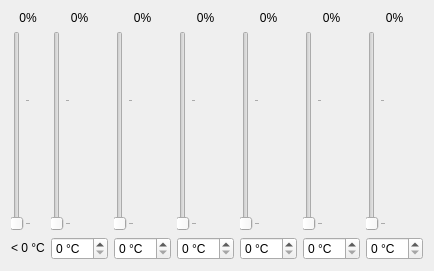
              <widget class="QWidget" name="tabWidgetPage2">
               <attribute name="title">
                <string>GPU Fan</string>
               </attribute>
               <layout class="QGridLayout" name="gridLayout_4">
                <item row="0" column="3">
                 <widget class="QLabel" name="fan2Speed4Label">
                  <property name="sizePolicy">
                   <sizepolicy hsizetype="Expanding" vsizetype="Preferred">
                    <horstretch>0</horstretch>
                    <verstretch>0</verstretch>
                   </sizepolicy>
                  </property>
                  <property name="text">
                   <string notr="true">0%</string>
                  </property>
                  <property name="alignment">
                   <set>Qt::AlignmentFlag::AlignCenter</set>
                  </property>
                 </widget>
                </item>
                <item row="0" column="0">
                 <widget class="QLabel" name="fan2Speed1Label">
                  <property name="sizePolicy">
                   <sizepolicy hsizetype="Expanding" vsizetype="Preferred">
                    <horstretch>0</horstretch>
                    <verstretch>0</verstretch>
                   </sizepolicy>
                  </property>
                  <property name="text">
                   <string notr="true">0%</string>
                  </property>
                  <property name="alignment">
                   <set>Qt::AlignmentFlag::AlignCenter</set>
                  </property>
                 </widget>
                </item>
                <item row="1" column="3">
                 <widget class="QSlider" name="fan2Speed4Slider">
                  <property name="minimumSize">
                   <size>
                    <width>0</width>
                    <height>200</height>
                   </size>
                  </property>
                  <property name="maximum">
                   <number>150</number>
                  </property>
                  <property name="orientation">
                   <enum>Qt::Orientation::Vertical</enum>
                  </property>
                  <property name="tickPosition">
                   <enum>QSlider::TickPosition::TicksBelow</enum>
                  </property>
                  <property name="tickInterval">
                   <number>100</number>
                  </property>
                 </widget>
                </item>
                <item row="1" column="1">
                 <widget class="QSlider" name="fan2Speed2Slider">
                  <property name="minimumSize">
                   <size>
                    <width>0</width>
                    <height>200</height>
                   </size>
                  </property>
                  <property name="maximum">
                   <number>150</number>
                  </property>
                  <property name="orientation">
                   <enum>Qt::Orientation::Vertical</enum>
                  </property>
                  <property name="tickPosition">
                   <enum>QSlider::TickPosition::TicksBelow</enum>
                  </property>
                  <property name="tickInterval">
                   <number>100</number>
                  </property>
                 </widget>
                </item>
                <item row="1" column="2">
                 <widget class="QSlider" name="fan2Speed3Slider">
                  <property name="minimumSize">
                   <size>
                    <width>0</width>
                    <height>200</height>
                   </size>
                  </property>
                  <property name="maximum">
                   <number>150</number>
                  </property>
                  <property name="orientation">
                   <enum>Qt::Orientation::Vertical</enum>
                  </property>
                  <property name="tickPosition">
                   <enum>QSlider::TickPosition::TicksBelow</enum>
                  </property>
                  <property name="tickInterval">
                   <number>100</number>
                  </property>
                 </widget>
                </item>
                <item row="0" column="5">
                 <widget class="QLabel" name="fan2Speed6Label">
                  <property name="sizePolicy">
                   <sizepolicy hsizetype="Expanding" vsizetype="Preferred">
                    <horstretch>0</horstretch>
                    <verstretch>0</verstretch>
                   </sizepolicy>
                  </property>
                  <property name="text">
                   <string notr="true">0%</string>
                  </property>
                  <property name="alignment">
                   <set>Qt::AlignmentFlag::AlignCenter</set>
                  </property>
                 </widget>
                </item>
                <item row="1" column="5">
                 <widget class="QSlider" name="fan2Speed6Slider">
                  <property name="minimumSize">
                   <size>
                    <width>0</width>
                    <height>200</height>
                   </size>
                  </property>
                  <property name="maximum">
                   <number>150</number>
                  </property>
                  <property name="orientation">
                   <enum>Qt::Orientation::Vertical</enum>
                  </property>
                  <property name="tickPosition">
                   <enum>QSlider::TickPosition::TicksBelow</enum>
                  </property>
                  <property name="tickInterval">
                   <number>100</number>
                  </property>
                 </widget>
                </item>
                <item row="0" column="4">
                 <widget class="QLabel" name="fan2Speed5Label">
                  <property name="sizePolicy">
                   <sizepolicy hsizetype="Expanding" vsizetype="Preferred">
                    <horstretch>0</horstretch>
                    <verstretch>0</verstretch>
                   </sizepolicy>
                  </property>
                  <property name="text">
                   <string notr="true">0%</string>
                  </property>
                  <property name="alignment">
                   <set>Qt::AlignmentFlag::AlignCenter</set>
                  </property>
                 </widget>
                </item>
                <item row="1" column="0">
                 <widget class="QSlider" name="fan2Speed1Slider">
                  <property name="minimumSize">
                   <size>
                    <width>0</width>
                    <height>200</height>
                   </size>
                  </property>
                  <property name="maximum">
                   <number>150</number>
                  </property>
                  <property name="orientation">
                   <enum>Qt::Orientation::Vertical</enum>
                  </property>
                  <property name="tickPosition">
                   <enum>QSlider::TickPosition::TicksBelow</enum>
                  </property>
                  <property name="tickInterval">
                   <number>100</number>
                  </property>
                 </widget>
                </item>
                <item row="1" column="4">
                 <widget class="QSlider" name="fan2Speed5Slider">
                  <property name="minimumSize">
                   <size>
                    <width>0</width>
                    <height>200</height>
                   </size>
                  </property>
                  <property name="maximum">
                   <number>150</number>
                  </property>
                  <property name="orientation">
                   <enum>Qt::Orientation::Vertical</enum>
                  </property>
                  <property name="tickPosition">
                   <enum>QSlider::TickPosition::TicksBelow</enum>
                  </property>
                  <property name="tickInterval">
                   <number>100</number>
                  </property>
                 </widget>
                </item>
                <item row="0" column="1">
                 <widget class="QLabel" name="fan2Speed2Label">
                  <property name="sizePolicy">
                   <sizepolicy hsizetype="Expanding" vsizetype="Preferred">
                    <horstretch>0</horstretch>
                    <verstretch>0</verstretch>
                   </sizepolicy>
                  </property>
                  <property name="text">
                   <string notr="true">0%</string>
                  </property>
                  <property name="alignment">
                   <set>Qt::AlignmentFlag::AlignCenter</set>
                  </property>
                 </widget>
                </item>
                <item row="0" column="2">
                 <widget class="QLabel" name="fan2Speed3Label">
                  <property name="sizePolicy">
                   <sizepolicy hsizetype="Expanding" vsizetype="Preferred">
                    <horstretch>0</horstretch>
                    <verstretch>0</verstretch>
                   </sizepolicy>
                  </property>
                  <property name="text">
                   <string notr="true">0%</string>
                  </property>
                  <property name="alignment">
                   <set>Qt::AlignmentFlag::AlignCenter</set>
                  </property>
                 </widget>
                </item>
                <item row="1" column="6">
                 <widget class="QSlider" name="fan2Speed7Slider">
                  <property name="minimumSize">
                   <size>
                    <width>0</width>
                    <height>200</height>
                   </size>
                  </property>
                  <property name="maximum">
                   <number>150</number>
                  </property>
                  <property name="orientation">
                   <enum>Qt::Orientation::Vertical</enum>
                  </property>
                  <property name="tickPosition">
                   <enum>QSlider::TickPosition::TicksBelow</enum>
                  </property>
                  <property name="tickInterval">
                   <number>100</number>
                  </property>
                 </widget>
                </item>
                <item row="0" column="6">
                 <widget class="QLabel" name="fan2Speed7Label">
                  <property name="sizePolicy">
                   <sizepolicy hsizetype="Expanding" vsizetype="Preferred">
                    <horstretch>0</horstretch>
                    <verstretch>0</verstretch>
                   </sizepolicy>
                  </property>
                  <property name="text">
                   <string notr="true">0%</string>
                  </property>
                  <property name="alignment">
                   <set>Qt::AlignmentFlag::AlignCenter</set>
                  </property>
                 </widget>
                </item>
                <item row="2" column="0">
                 <widget class="QLabel" name="fan2Speed1TempLabel">
                  <property name="text">
                   <string notr="true">&lt; 0 °C</string>
                  </property>
                  <property name="alignment">
                   <set>Qt::AlignmentFlag::AlignCenter</set>
                  </property>
                 </widget>
                </item>
                <item row="2" column="1">
                 <widget class="QSpinBox" name="fan2Speed2TempSpinBox">
                  <property name="maximumSize">
                   <size>
                    <width>62</width>
                    <height>16777215</height>
                   </size>
                  </property>
                  <property name="suffix">
                   <string notr="true"> °C</string>
                  </property>
                 </widget>
                </item>
                <item row="2" column="2">
                 <widget class="QSpinBox" name="fan2Speed3TempSpinBox">
                  <property name="maximumSize">
                   <size>
                    <width>62</width>
                    <height>16777215</height>
                   </size>
                  </property>
                  <property name="suffix">
                   <string notr="true"> °C</string>
                  </property>
                 </widget>
                </item>
                <item row="2" column="3">
                 <widget class="QSpinBox" name="fan2Speed4TempSpinBox">
                  <property name="maximumSize">
                   <size>
                    <width>62</width>
                    <height>16777215</height>
                   </size>
                  </property>
                  <property name="suffix">
                   <string notr="true"> °C</string>
                  </property>
                 </widget>
                </item>
                <item row="2" column="4">
                 <widget class="QSpinBox" name="fan2Speed5TempSpinBox">
                  <property name="maximumSize">
                   <size>
                    <width>62</width>
                    <height>16777215</height>
                   </size>
                  </property>
                  <property name="suffix">
                   <string notr="true"> °C</string>
                  </property>
                 </widget>
                </item>
                <item row="2" column="5">
                 <widget class="QSpinBox" name="fan2Speed6TempSpinBox">
                  <property name="maximumSize">
                   <size>
                    <width>62</width>
                    <height>16777215</height>
                   </size>
                  </property>
                  <property name="suffix">
                   <string notr="true"> °C</string>
                  </property>
                 </widget>
                </item>
                <item row="2" column="6">
                 <widget class="QSpinBox" name="fan2Speed7TempSpinBox">
                  <property name="maximumSize">
                   <size>
                    <width>62</width>
                    <height>16777215</height>
                   </size>
                  </property>
                  <property name="suffix">
                   <string notr="true"> °C</string>
                  </property>
                 </widget>
                </item>
               </layout>
              </widget>
